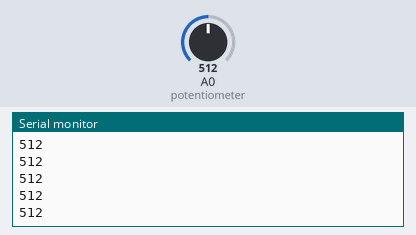
A sketch run on a simulated Arduino Uno, built with avr-gcc and run on an emulated ATmega328P. Parts: the last lines printed to the serial monitor. The test bench sets the inputs (shaded band); at power-on: A0 (potentiometer) = 512.

Above: at 1.2 s.
1.3 s: A0 (potentiometer) set to 716
At 2.4 s:
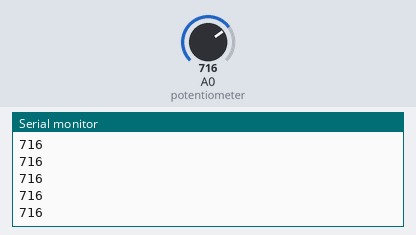
2.8 s: A0 (potentiometer) set to 900
At 3.6 s:
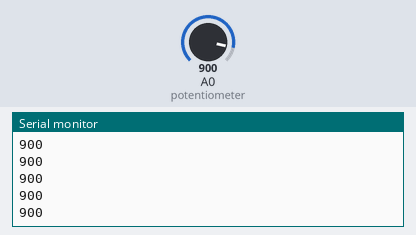
Timing chart, 0 to 5.8 s (numbered marks = the images above; inputs shaded):
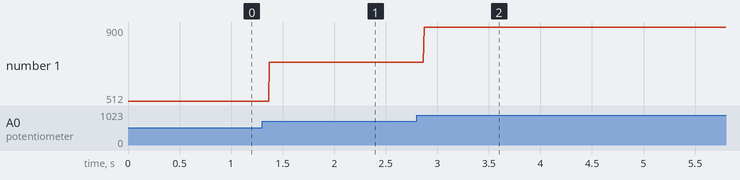

The sketch:

potentiometer.ino
```cpp
int potentiometer = 0;

void setup() {
    Serial.begin(9600);
}

void loop() {
    Serial.println(analogRead(potentiometer));
}
```

Measured:
- after the input at 1.3 s, the serial monitor: prints a new line after 0.07 s (image 1)
- after the input at 2.8 s, the serial monitor: prints a new line after 0.07 s (image 2)
- plotted number 1: 512 → 716 after the input at 1.3 s, 716 → 900 after the input at 2.8 s
